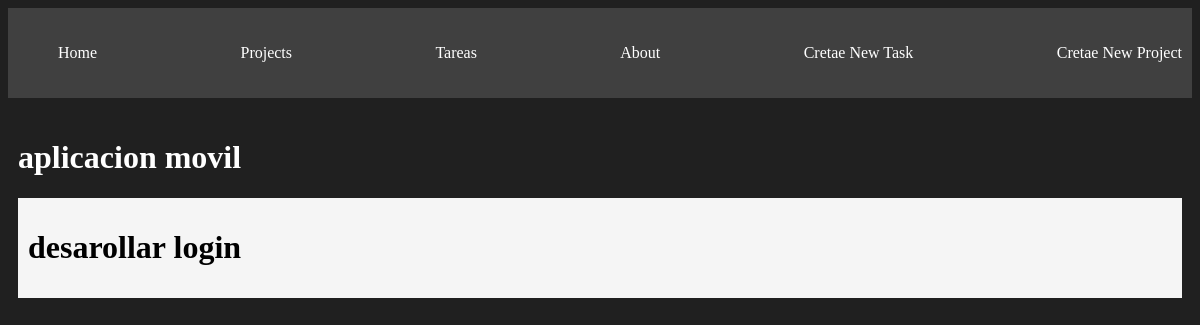
Before: /projects/1 with the older database file.
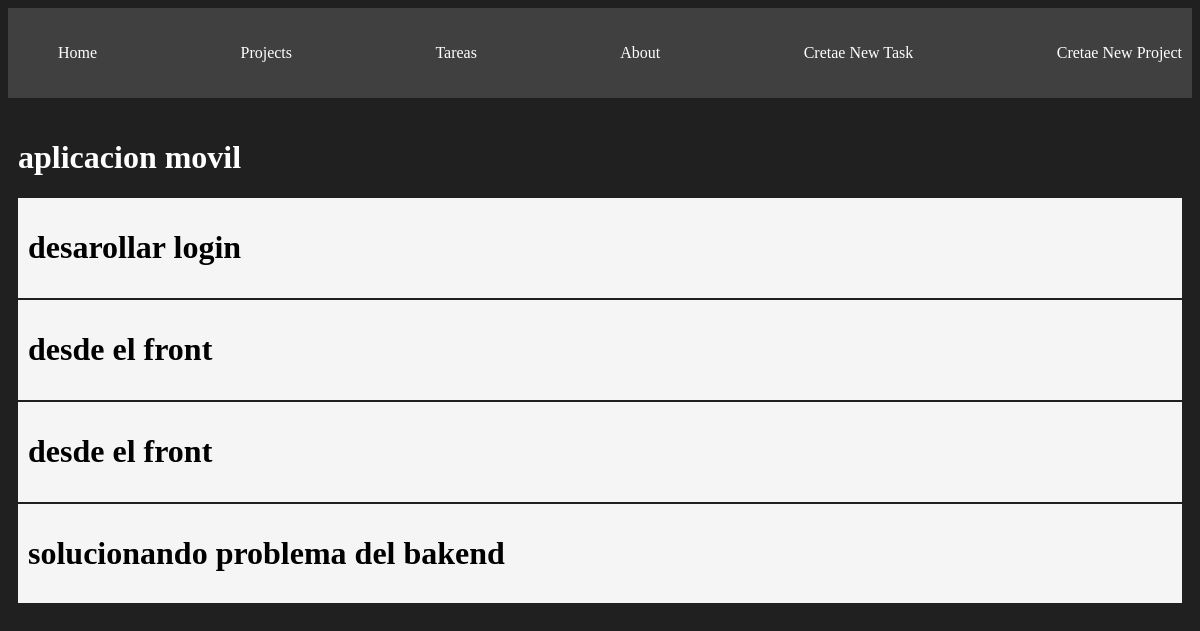
After: the same page with the newer database file.
### myapp/models.py (models this page shows, shortened)
class Task(models.Model):
    title = models.CharField(max_length=200)
    descripcion = models.TextField()
    project =  models.ForeignKey(Project, on_delete=models.CASCADE)
    confirmation = models.BooleanField(default=False)

### myapp/views.py (the view)
# urls.py: path("projects/<int:id>", views.project_detail, name="project_detail"),
def project_detail(request, id):
        project = get_object_or_404(Project, id=id)
        tasks = Task.objects.filter(project_id=id)
        return render(request,  'projects/project_detail.html',{
            'project': project,
            'tasks' : tasks
        })

### myapp/models.py (called while the page is built)
    def  __str__(self):
        return self.name

### myapp/templates/projects/project_detail.html
{% extends 'layouts/base.html' %}
{% block content %}
<h1>{{project}}</h1>
{% for task in tasks %}
    <div class="card">
        <h1>{{task.title}}</h1>
    </div>
{% endfor %}
{% endblock %}

Changed rows visible on the page:
added Task: title "desde el front"
added Task: title "desde el front"
added Task: title "solucionando problema del bakend"
